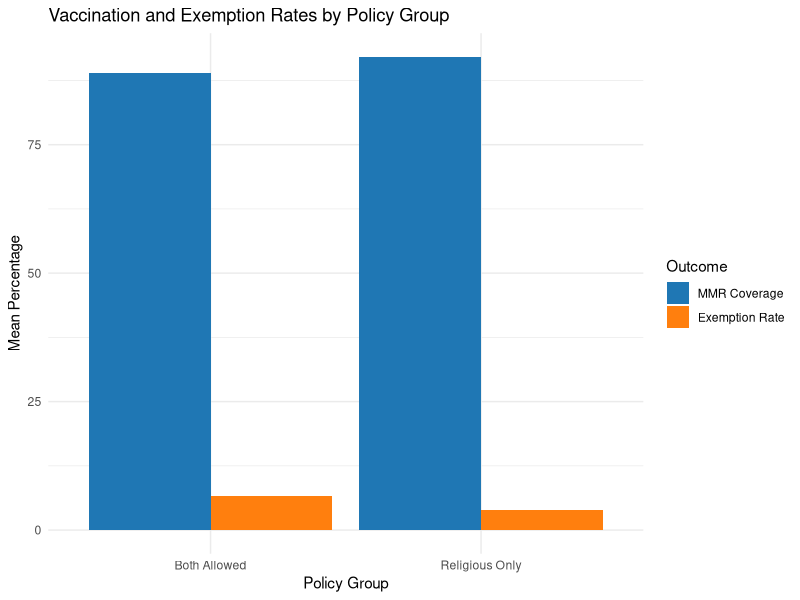
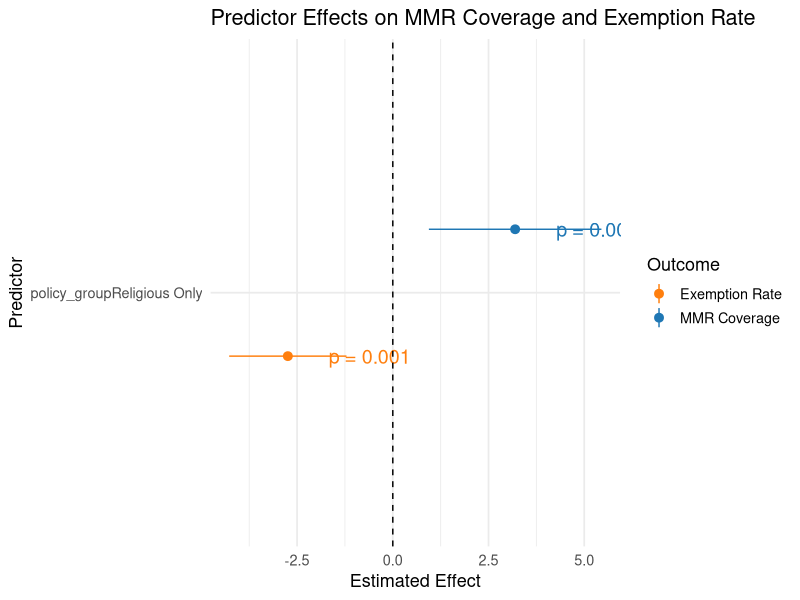

Write R code to recreate these figures, in order.
library(data.table)
library(car)
library(ggplot2)
library(broom)
library(dplyr)
library(forcats)


# Pull in data
dt <- data.table::fread("./8-2-25Download.csv")

#Center population so the intercept is more accurate
dt[, k_pop_centered := k_pop - mean(k_pop, na.rm = TRUE)]


# 1. Create policy group
dt[, policy_group := fifelse(rel_exempt == 1 & nonmed_nonrel_exempt == 2, "Religious Only",
                             fifelse(rel_exempt == 1 & nonmed_nonrel_exempt == 1, "Both Allowed", NA_character_))]

# 2. Summarize outcomes by group
dt[!is.na(policy_group), .(
        mean_MMR = mean(perc_MMR, na.rm = TRUE),
        mean_exempt = mean(perc_exempt, na.rm = TRUE)
), by = policy_group]

dt[, policy_group := factor(policy_group)]

# Fit multivariate multiple regression
mmod_center <- lm(cbind(perc_MMR, perc_exempt) ~ k_pop_centered + policy_group + nonmed_exempt_score, data = dt)

# View summary for each outcome
summary(mmod_center)

# Optional: Test overall model significance
Anova(mmod_center, type = "II")  # Multivariate test of predictors

# Summarize mean MMR and exemption rate by policy group
dt_summary <- dt[!is.na(policy_group), .(
        mean_MMR = mean(perc_MMR, na.rm = TRUE),
        mean_exempt = mean(perc_exempt, na.rm = TRUE)
), by = policy_group]

# Reshape to long format for plotting
dt_long <- melt(dt_summary, id.vars = "policy_group",
                variable.name = "Outcome", value.name = "Mean")

ggplot(dt_long, aes(x = policy_group, y = Mean, fill = Outcome)) +
        geom_bar(stat = "identity", position = "dodge") +
        labs(title = "Vaccination and Exemption Rates by Policy Group",
             x = "Policy Group", y = "Mean Percentage",
             fill = "Outcome") +
        theme_minimal() +
        scale_fill_manual(values = c("mean_MMR" = "#1f77b4", "mean_exempt" = "#ff7f0e"),
                          labels = c("MMR Coverage", "Exemption Rate"))

#Extract submodels and tidy the data
mmr_model <- lm(perc_MMR ~ policy_group, data = dt)
exempt_model <- lm(perc_exempt ~ policy_group, data = dt)

tidy_mmr <- tidy(mmr_model, conf.int = TRUE) %>% mutate(outcome = "MMR Coverage")
tidy_exempt <- tidy(exempt_model, conf.int = TRUE) %>% mutate(outcome = "Exemption Rate")

tidy_all <- bind_rows(tidy_mmr, tidy_exempt)

#reorder for clarity
tidy_all <- tidy_all %>%
        filter(term != "(Intercept)") %>%
        mutate(term = fct_reorder(term, estimate))

tidy_all <- tidy_all %>%
        filter(term != "(Intercept)") %>%
        mutate(term = fct_reorder(term, estimate),
               sig_label = case_when(
                       p.value < 0.001 ~ "***",
                       p.value < 0.01  ~ "**",
                       p.value < 0.05  ~ "*",
                       TRUE            ~ ""
               ),
               p_label = ifelse(p.value < 0.1, sprintf("p = %.3f", p.value), ""))

#Create the Coefficient Plot
ggplot(tidy_all, aes(x = term, y = estimate, ymin = conf.low, ymax = conf.high, color = outcome)) +
        geom_pointrange(position = position_dodge(width = 0.6)) +
        geom_text(aes(label = p_label), 
                  position = position_dodge(width = 0.6), 
                  hjust = -0.5, size = 5, show.legend = FALSE) +
        geom_hline(yintercept = 0, linetype = "dashed") +
        labs(title = "Predictor Effects on MMR Coverage and Exemption Rate",
             x = "Predictor", y = "Estimated Effect", color = "Outcome") +
        theme_minimal(base_size = 13) +
        scale_color_manual(values = c("MMR Coverage" = "#1f77b4", "Exemption Rate" = "#ff7f0e")) +
        coord_flip()